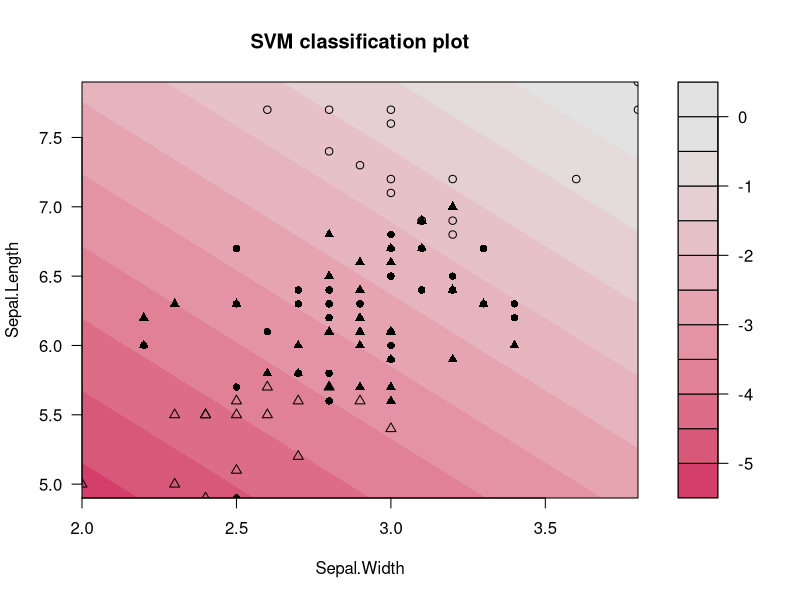

The R script that drew this image:
# Load the kernlab package
library(kernlab)

# Assuming xtrain and ytrain are already prepared and are appropriate
# Example: Let's assume xtrain and ytrain are part of iris dataset
data(iris)
xtrain <- as.matrix(iris[iris$Species != "setosa", c("Sepal.Length", "Sepal.Width")])
ytrain <- as.factor(iris[iris$Species != "setosa", "Species"])

# Train the SVM with a linear kernel (vanilladot) and high cost (C)
svp <- ksvm(xtrain, ytrain, type = "C-svc", kernel = 'vanilladot', C = 100, scaled = FALSE)

# General summary of the model
print(svp)

# Attributes that you can access
print(attributes(svp))

# Accessing specific components of the SVM model
cat("Support Vectors:\n")
print(alpha(svp))  # Coefficients for the support vectors in the decision function
cat("Indices of Support Vectors:\n")
print(alphaindex(svp))  # Indices of support vectors
cat("Intercept b in the decision function:\n")
print(b(svp))  # Intercept term in the decision function

# Use the built-in function to plot the classifier
# Note: Effective only for 2D data
plot(svp, data = xtrain)
